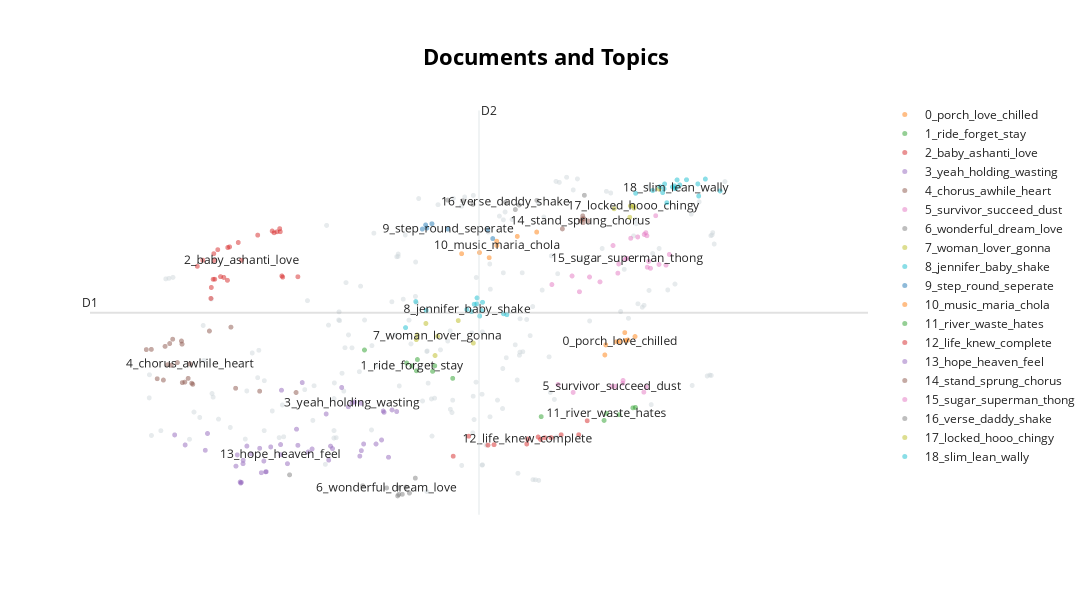

The code cell stored with this chart in its notebook:
### Code cell
topic_model.visualize_documents(lyrics,
# These were calculated beforehand with UMAP
topics=list(range (30)), custom_labels=True, height=600)
